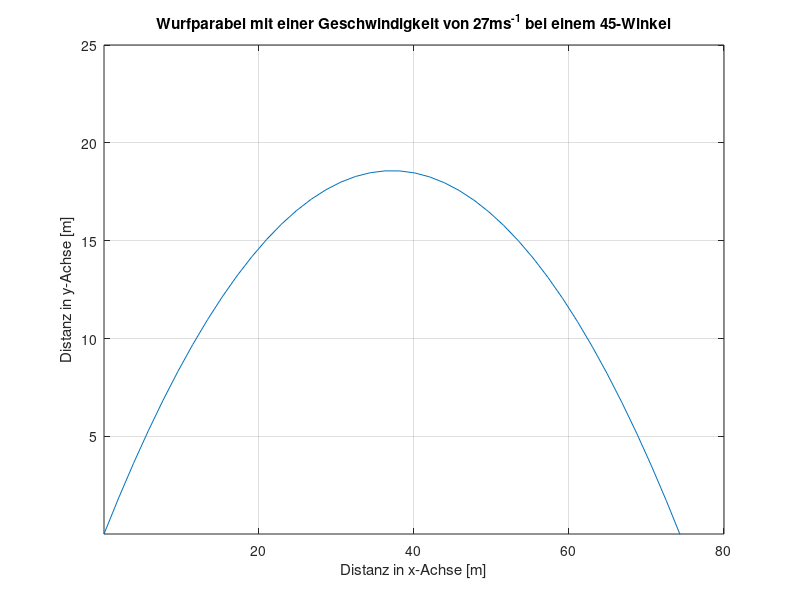

Recreate this plot in MATLAB.
clear variables, close all

% Zeit zwischen 0 und 40 sekunden 
t = (0:0.1:40);

% Gravitation
g =  9.81;

% Abschusswinkel
alpha = 45;
angle = alpha .* (pi/180);

% Definition der Wurfgeschwindigkeit
v = 27;

% Anfangszustand der Masse
sx0 = 0;
sy0 = 0;

% Komponenten der Beschleunigung
ax = 0;
ay = -g;

% Komponenten der Geschwindigkeit
vx = v*cos(angle);
vy = v*sin(angle)-g.*t;

% Komponente der Bewegungszustand
sx=v*cos(angle).*t+sx0;
sy=v*sin(angle).*t-g/2*t.^2+sy0;

% Wurfparabel
figure;
plot(sx,sy); grid on
xlabel('Distanz in x-Achse [m]');
ylabel('Distanz in y-Achse [m]');
title(['Wurfparabel mit einer Geschwindigkeit von ',num2str(v),'ms^-^1 bei einem ',num2str(alpha),'-Winkel']);
axis([0.01 80 0.01 25]);